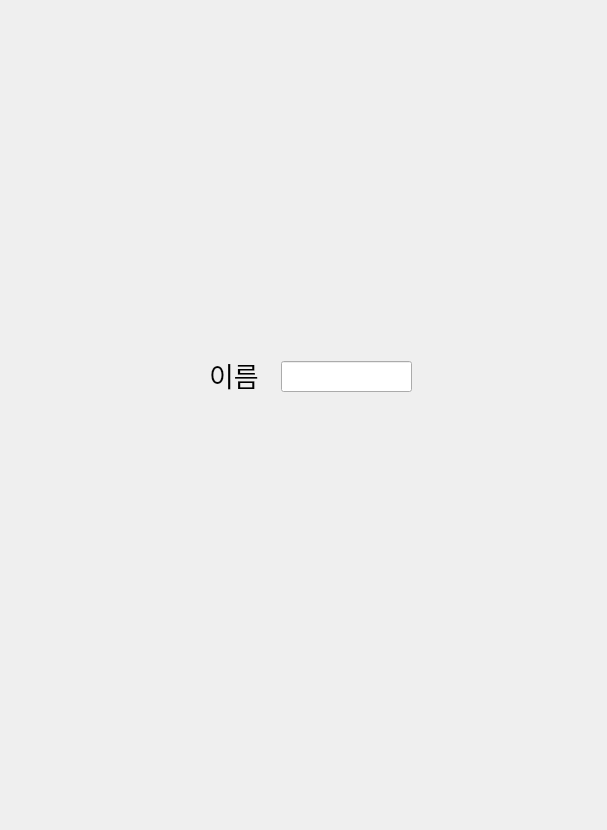
<?xml version="1.0" encoding="UTF-8"?>
<ui version="4.0">
 <class>Form</class>
 <widget class="QWidget" name="Form">
  <property name="geometry">
   <rect>
    <x>0</x>
    <y>0</y>
    <width>607</width>
    <height>830</height>
   </rect>
  </property>
  <property name="windowTitle">
   <string>Form</string>
  </property>
  <widget class="QStackedWidget" name="stackedWidget">
   <property name="geometry">
    <rect>
     <x>9</x>
     <y>9</y>
     <width>591</width>
     <height>811</height>
    </rect>
   </property>
   <property name="currentIndex">
    <number>0</number>
   </property>
   <widget class="QWidget" name="page">
    <widget class="QLabel" name="label">
     <property name="geometry">
      <rect>
       <x>200</x>
       <y>350</y>
       <width>81</width>
       <height>31</height>
      </rect>
     </property>
     <property name="font">
      <font>
       <family>맑은 고딕</family>
       <pointsize>20</pointsize>
      </font>
     </property>
     <property name="text">
      <string>이름</string>
     </property>
    </widget>
    <widget class="QLineEdit" name="name_lineEdit">
     <property name="geometry">
      <rect>
       <x>272</x>
       <y>352</y>
       <width>131</width>
       <height>31</height>
      </rect>
     </property>
    </widget>
   </widget>
   <widget class="QWidget" name="page_2">
    <widget class="QTableWidget" name="tableWidget">
     <property name="geometry">
      <rect>
       <x>30</x>
       <y>60</y>
       <width>531</width>
       <height>671</height>
      </rect>
     </property>
     <property name="selectionBehavior">
      <enum>QAbstractItemView::SelectRows</enum>
     </property>
     <column>
      <property name="text">
       <string>나의 채팅방</string>
      </property>
     </column>
    </widget>
    <widget class="QLabel" name="label_2">
     <property name="geometry">
      <rect>
       <x>33</x>
       <y>10</y>
       <width>121</width>
       <height>41</height>
      </rect>
     </property>
     <property name="font">
      <font>
       <family>맑은 고딕</family>
       <pointsize>20</pointsize>
      </font>
     </property>
     <property name="text">
      <string>채팅방</string>
     </property>
    </widget>
   </widget>
   <widget class="QWidget" name="page_3">
    <widget class="QLabel" name="label_3">
     <property name="geometry">
      <rect>
       <x>30</x>
       <y>670</y>
       <width>121</width>
       <height>51</height>
      </rect>
     </property>
     <property name="font">
      <font>
       <family>맑은 고딕</family>
       <pointsize>16</pointsize>
      </font>
     </property>
     <property name="text">
      <string>송신 메세지</string>
     </property>
    </widget>
    <widget class="QLabel" name="label_4">
     <property name="geometry">
      <rect>
       <x>30</x>
       <y>50</y>
       <width>121</width>
       <height>51</height>
      </rect>
     </property>
     <property name="font">
      <font>
       <family>맑은 고딕</family>
       <pointsize>16</pointsize>
      </font>
     </property>
     <property name="text">
      <string>수신 메세지</string>
     </property>
    </widget>
    <widget class="QLineEdit" name="send_lineEdit">
     <property name="geometry">
      <rect>
       <x>28</x>
       <y>720</y>
       <width>531</width>
       <height>81</height>
      </rect>
     </property>
    </widget>
    <widget class="QListWidget" name="listWidget">
     <property name="geometry">
      <rect>
       <x>25</x>
       <y>111</y>
       <width>531</width>
       <height>551</height>
      </rect>
     </property>
    </widget>
    <widget class="QPushButton" name="pushButton">
     <property name="geometry">
      <rect>
       <x>480</x>
       <y>690</y>
       <width>75</width>
       <height>23</height>
      </rect>
     </property>
     <property name="text">
      <string>전송</string>
     </property>
    </widget>
    <widget class="QLabel" name="roomname_label">
     <property name="geometry">
      <rect>
       <x>30</x>
       <y>11</y>
       <width>301</width>
       <height>31</height>
      </rect>
     </property>
     <property name="font">
      <font>
       <family>맑은 고딕</family>
       <pointsize>14</pointsize>
      </font>
     </property>
     <property name="text">
      <string>채팅방 이름</string>
     </property>
    </widget>
   </widget>
  </widget>
 </widget>
 <resources/>
 <connections/>
</ui>
